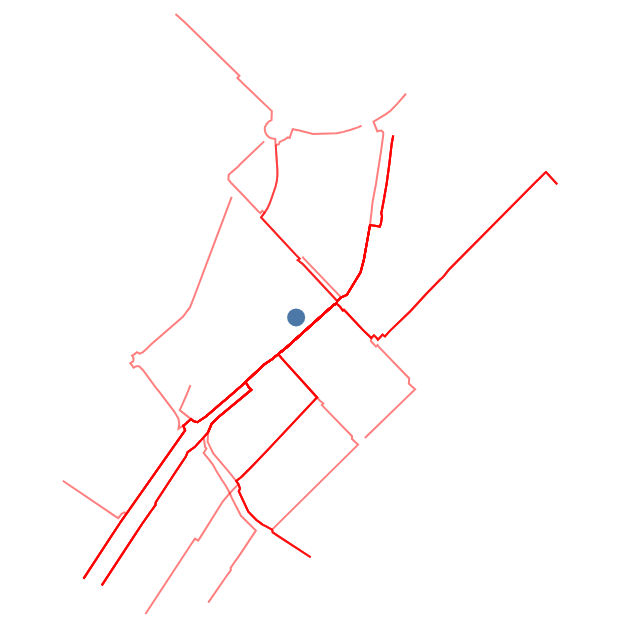

Notebook cell for this chart:
### Code cell
itineraries_final = gpd.GeoDataFrame(itineraries_final, geometry='geometry', crs="EPSG:4326")
zona_u_paths = itineraries_final[itineraries_final['dest'] == 'Pedralbes']
paths_layer = alt.Chart(zona_u_paths).mark_geoshape(
    stroke="red",
    filled = False,
    opacity = 0.5,
    color = 'black'
)
point = alt.Chart(pois[pois['poi_name'] == 'Pedralbes']).mark_geoshape(size = 0)
paths_layer + point
